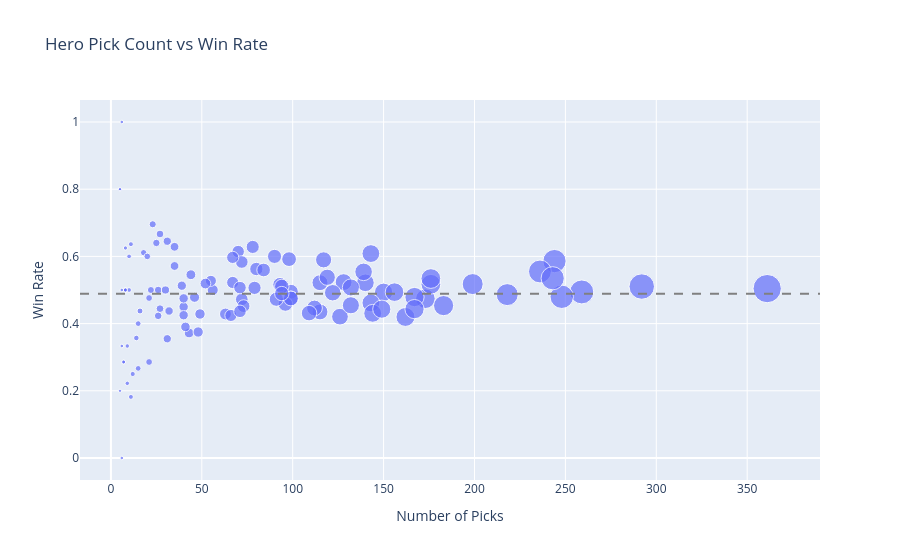

Source (notebook cell):
### Code cell
# Scatter plot to analyze hero popularity vs effectiveness

fig = px.scatter(
    hero_winrate,
    x="picks",
    y="win_rate",
    hover_name="hero_name",
    size="picks",
    title="Hero Pick Count vs Win Rate"
)

# Add reference line for average win rate
fig.add_hline(y=hero_winrate["win_rate"].mean(), line_dash="dash", line_color="gray")
# Improve axis labels
fig.update_layout(xaxis_title="Number of Picks",yaxis_title="Win Rate")
fig.show()

### Figure 1 — Plotly figure (JSON) as saved in the notebook; plotly's stock layout.template omitted (floating-point values rounded to 4 significant figures)
{"data": [{"hovertemplate": "<b>%{hovertext}</b><br><br>picks=%{marker.size}<br>win_rate=%{y}<extra></extra>", "hovertext": ["Abaddon", "Alchemist", "Ancient Apparition", "Anti-Mage", "Axe", "Bane", "Batrider", "Beastmaster", "Bounty Hunter", "Brewmaster", "Bristleback", "Broodmother", "Centaur Warrunner", "Chen", "Clinkz", "Clockwerk", "Crystal Maiden", "Dark Seer", "Dark Willow", "Dawnbreaker", "Dazzle", "Disruptor", "Doom", "Dragon Knight", "Drow Ranger", "Earth Spirit", "Earthshaker", "Elder Titan", "Ember Spirit", "Enchantress", "Enigma", "Faceless Void", "Grimstroke", "Gyrocopter", "Hoodwink", "Huskar", "Invoker", "Jakiro", "Juggernaut", "Keeper of the Light", "Kez", "Kunkka", "Largo", "Legion Commander", "Leshrac", "Lifestealer", "Lina", "Lion", "Lone Druid", "Luna", "Lycan", "Marci", "Mars", "Medusa", "Meepo", "Mirana", "Monkey King", "Morphling", "Muerta", "Naga Siren", "Nature's Prophet", "Necrophos", "Night Stalker", "Nyx Assassin", "Ogre Magi", "Omniknight", "Pangolier", "Phantom Assassin", "Phantom Lancer", "Phoenix", "Primal Beast", "Puck", "Pudge", "Pugna", "Queen of Pain", "Razor", "Riki", "Ringmaster", "Rubick", "Sand King", "Shadow Demon", "Shadow Fiend", "Shadow Shaman", "Silencer", "Skywrath Mage", "Slardar", "Slark", "Snapfire", "Sniper", "Spirit Breaker", "Storm Spirit", "Sven", "Techies", "Templar Assassin", "Terrorblade", "Tidehunter", "Timbersaw", "Tinker", "Tiny", "Treant Protector", "Troll Warlord", "Tusk", "Underlord", "Undying", "Ursa", "Venomancer", "Viper", "Void Spirit", "Warlock", "Weaver", "Windranger", "Winter Wyvern", "Witch Doctor"], "legendgroup": "", "marker": {"color": "#636efa", "size": [150, 21, 32, 8, 143, 98, 173, 144, 67, 40, 99, 18, 244, 176, 44, 115, 14, 40, 63, 9, 43, 126, 56, 259, 5, 25, 26, 8, 143, 72, 40, 23, 20, 199, 236, 55, 78, 361, 93, 39, 140, 21, 80, 5, 112, 15, 10, 35, 6, 11, 35, 79, 248, 31, 11, 30, 70, 41, 90, 72, 94, 7, 27, 49, 5, 9, 167, 6, 6, 99, 139, 183, 46, 128, 149, 73, 8, 132, 8, 84, 243, 117, 67, 12, 71, 176, 16, 162, 22, 52, 167, 48, 15, 96, 99, 115, 132, 10, 122, 27, 66, 292, 91, 31, 156, 26, 94, 109, 218, 71, 119, 6, 7], "sizemode": "area", "sizeref": 0.9025, "symbol": "circle"}, "mode": "markers", "name": "", "orientation": "v", "showlegend": false, "type": "scatter", "x": [150, 21, 32, 8, 143, 98, 173, 144, 67, 40, 99, 18, 244, 176, 44, 115, 14, 40, 63, 9, 43, 126, 56, 259, 5, 25, 26, 8, 143, 72, 40, 23, 20, 199, 236, 55, 78, 361, 93, 39, 140, 21, 80, 5, 112, 15, 10, 35, 6, 11, 35, 79, 248, 31, 11, 30, 70, 41, 90, 72, 94, 7, 27, 49, 5, 9, 167, 6, 6, 99, 139, 183, 46, 128, 149, 73, 8, 132, 8, 84, 243, 117, 67, 12, 71, 176, 16, 162, 22, 52, 167, 48, 15, 96, 99, 115, 132, 10, 122, 27, 66, 292, 91, 31, 156, 26, 94, 109, 218, 71, 119, 6, 7], "xaxis": "x", "y": [0.4933, 0.4762, 0.4375, 0.5, 0.4615, 0.5918, 0.474, 0.4306, 0.5224, 0.45, 0.4949, 0.6111, 0.5861, 0.517, 0.5455, 0.4348, 0.3571, 0.475, 0.4286, 0.2222, 0.3721, 0.4206, 0.5, 0.4942, 0.8, 0.64, 0.5, 0.5, 0.6084, 0.4722, 0.425, 0.6957, 0.6, 0.5176, 0.5551, 0.5273, 0.6282, 0.5042, 0.5161, 0.5128, 0.5214, 0.2857, 0.5625, 0.8, 0.4464, 0.4, 0.5, 0.6286, 0.3333, 0.1818, 0.5714, 0.5063, 0.4798, 0.6452, 0.6364, 0.5, 0.6143, 0.3902, 0.6, 0.5833, 0.5106, 0.2857, 0.4444, 0.4286, 0.2, 0.3333, 0.479, 0.5, 0.0, 0.4747, 0.554, 0.4536, 0.4783, 0.5234, 0.443, 0.4521, 0.625, 0.5076, 0.5, 0.5595, 0.535, 0.5897, 0.597, 0.25, 0.507, 0.5341, 0.4375, 0.4198, 0.5, 0.5192, 0.4431, 0.375, 0.2667, 0.4583, 0.4747, 0.5217, 0.4545, 0.6, 0.4918, 0.6667, 0.4242, 0.5103, 0.4725, 0.3548, 0.4936, 0.4231, 0.4894, 0.4312, 0.4862, 0.4366, 0.5378, 1.0, 0.2857], "yaxis": "y"}], "layout": {"legend": {"itemsizing": "constant", "tracegroupgap": 0}, "shapes": [{"line": {"color": "gray", "dash": "dash"}, "type": "line", "x0": 0, "x1": 1, "xref": "x domain", "y0": 0.4887, "y1": 0.4887, "yref": "y"}], "title": {"text": "Hero Pick Count vs Win Rate"}, "xaxis": {"anchor": "y", "domain": [0, 1], "title": {"text": "Number of Picks"}}, "yaxis": {"anchor": "x", "domain": [0, 1], "title": {"text": "Win Rate"}}}}
